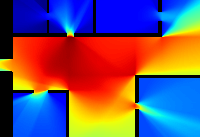
#> input picture test_imgs/floorplanout.png, 200 x 137 px, given in place of test3.png, which was not available
$ python EasyVGA.py
#> lines starting #> are read from the running program, lines starting #| are printed output that depends on the picture; after the words box and inside, x2 and y2 are one past the last pixel; in counts of white or black regions, pixels touching at a corner belong together; pictures that were not available may be replaced by others from this repository, and a replacement may not be noted
from PIL import Image
import numpy as np
from matplotlib import pyplot as plt
from numba import jit

@jit(nopython=True)
def bresenham(x0, y0, x1, y1):
    points = []
    dx = abs(x1 - x0)
    dy = abs(y1 - y0)
    sx = -1 if x0 > x1 else 1
    sy = -1 if y0 > y1 else 1
    err = dx - dy
    while True:
        points.append((x0, y0))
        if x0 == x1 and y0 == y1:
            break

        e2 = 2 * err
        if e2 > -dy:
            err -= dy
            x0 += sx
        if e2 < dx:
            err += dx
            y0 += sy
    return points

@jit(nopython=True)
def calculate(array):
    rows, cols = array.shape
    visibility_counts = np.zeros_like(array)

    for current_row in range(rows):
        for current_col in range(cols):
            if array[current_row, current_col] == 0:
                for test_row in range(rows):
                    for test_col in range(cols):
                        if array[test_row, test_col] == 0:
                            line_points = bresenham(current_col, current_row, test_col, test_row)
                            blocked = False
                            for point in line_points:
                                x, y = point
                                if array[y, x] == -1:
                                    blocked = True
                                    break
                            if not blocked:
                                visibility_counts[current_row, current_col] += 1
    for current_row in range(rows):
        for current_col in range(cols):
            if array[current_row, current_col] == 0:
                array[current_row, current_col] = visibility_counts[current_row, current_col]
    return array

def clean(array):
    rows, cols = array.shape
    min_value = np.inf
    max_value = 0
    for current_row in range(rows):
        for current_col in range(cols):
            if array[current_row][current_col] != -1 and array[current_row][current_col] < min_value:
                min_value = array[current_row][current_col]
    for current_row in range(rows):
        for current_col in range(cols):
            if array[current_row][current_col] != -1:
                array[current_row][current_col] -= min_value
    for current_row in range(rows):
        for current_col in range(cols):
            if array[current_row][current_col] != -1 and array[current_row][current_col] > max_value:
                max_value = array[current_row][current_col]
    ratio = 255 / max_value
    for current_row in range(rows):
        for current_col in range(cols):
            if array[current_row][current_col] == -1:
                array[current_row][current_col] = 0
            else:
                array[current_row][current_col] = array[current_row][current_col] * ratio + 1
    return array

def execute(image_path, output_path, calculate_width, threshold):
#> called with image_path = 'test3.png', output_path = 'output.png', calculate_width = 60, threshold = 100
    image = Image.open(image_path)
#> image is the input picture: PIL image 200x137 RGB; mean R, G, B 110.3, 81.1, 105.2
    original_width, original_height = image.size
#> original_width = 200; original_height = 137
    image_array = np.array(image.convert("L"))
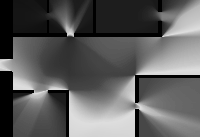
#> image_array: shape (137, 200); min 0, max 221, mean 92.6
    new_width = calculate_width
    resized_height = int(new_width * image_array.shape[0] / image_array.shape[1])
#> resized_height = 41
    image_array = np.array(Image.fromarray(image_array).resize((new_width, resized_height), resample=Image.BOX))
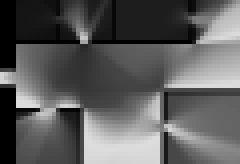
#> image_array: shape (41, 60) (shown 4 times larger); min 0, max 221, mean 92.7
    binary_array = (image_array < threshold).astype(int)
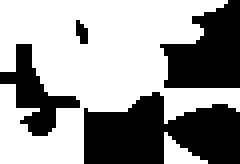
#> binary_array: shape (41, 60) int64 (shown 4 times larger); values 0 (black) and 1 (white), 60% white; 4 black regions (1 under 20 px), largest, box (x1, y1, x2, y2) and area: (21, 23, 60, 41) 502, (40, 0, 60, 22) 299, (0, 11, 20, 34) 171
    binary_array[binary_array == 1] = -1
    binary_array = calculate(binary_array)
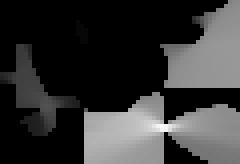
#> binary_array: shape (41, 60) int64 (shown 4 times larger); min -1, max 499, mean 103.5; drawn with min black and max white
    binary_array = clean(binary_array)
#> after the loop in clean, `for current_row in range(rows):`: min_value = 12
#> after the loop in clean, `for current_row in range(rows):`: max_value = 487
#> in clean, `ratio = 255 / max_value`: ratio = 0.524
    color_map = plt.cm.jet
    color_map_colors = color_map(np.arange(256))
    color_map_colors[0] = [0, 0, 0, 1]
    modified_color_map = plt.cm.colors.ListedColormap(color_map_colors)
    colored_array = modified_color_map(binary_array / 256.0)[:, :, :3]
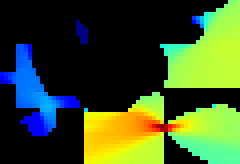
#> colored_array: shape (41, 60, 3) float64 (shown 4 times larger); mean of channels 0, 1, 2 0.234, 0.326, 0.155; drawn as R, G, B
    colored_image = Image.fromarray((colored_array * 255).astype('uint8'), mode='RGB')
    colored_image.save(output_path)


def main():
    image_path = "test3.png"
    output_path = 'output.png'
    calculate_width = 60
    threshold = 100
    execute(image_path, output_path, calculate_width, threshold)

if __name__ == "__main__":
    main()
